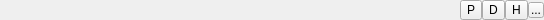
<?xml version="1.0" encoding="UTF-8"?>
<ui version="4.0">
 <class>FloatingWidgetToolBar</class>
 <widget class="QWidget" name="FloatingWidgetToolBar">
  <property name="geometry">
   <rect>
    <x>0</x>
    <y>0</y>
    <width>544</width>
    <height>20</height>
   </rect>
  </property>
  <property name="windowTitle">
   <string>Form</string>
  </property>
  <layout class="QGridLayout" name="gridLayout_2">
   <property name="margin">
    <number>0</number>
   </property>
   <item row="0" column="0">
    <widget class="QFrame" name="frame">
     <property name="sizePolicy">
      <sizepolicy hsizetype="Preferred" vsizetype="Fixed">
       <horstretch>0</horstretch>
       <verstretch>0</verstretch>
      </sizepolicy>
     </property>
     <property name="maximumSize">
      <size>
       <width>16777215</width>
       <height>20</height>
      </size>
     </property>
     <property name="frameShape">
      <enum>QFrame::NoFrame</enum>
     </property>
     <property name="frameShadow">
      <enum>QFrame::Raised</enum>
     </property>
     <property name="midLineWidth">
      <number>0</number>
     </property>
     <layout class="QGridLayout" name="gridLayout">
      <property name="horizontalSpacing">
       <number>0</number>
      </property>
      <property name="margin">
       <number>0</number>
      </property>
      <item row="0" column="0">
       <spacer name="horizontalSpacer_2">
        <property name="orientation">
         <enum>Qt::Horizontal</enum>
        </property>
        <property name="sizeHint" stdset="0">
         <size>
          <width>40</width>
          <height>20</height>
         </size>
        </property>
       </spacer>
      </item>
      <item row="0" column="1">
       <widget class="QToolButton" name="printButton">
        <property name="toolTip">
         <string>Print</string>
        </property>
        <property name="text">
         <string>P</string>
        </property>
       </widget>
      </item>
      <item row="0" column="2">
       <widget class="QToolButton" name="detachButton">
        <property name="toolTip">
         <string>Detach from main window</string>
        </property>
        <property name="text">
         <string>D</string>
        </property>
       </widget>
      </item>
      <item row="0" column="4">
       <widget class="QToolButton" name="closeButton">
        <property name="maximumSize">
         <size>
          <width>16</width>
          <height>16</height>
         </size>
        </property>
        <property name="cursor">
         <cursorShape>ArrowCursor</cursorShape>
        </property>
        <property name="toolTip">
         <string>Close window</string>
        </property>
        <property name="text">
         <string>...</string>
        </property>
        <property name="icon">
         <iconset resource="application.qrc">
          <normaloff>:/graphic-resources/filter-remove.png</normaloff>:/graphic-resources/filter-remove.png</iconset>
        </property>
       </widget>
      </item>
      <item row="0" column="3">
       <widget class="QToolButton" name="hideButton">
        <property name="toolTip">
         <string>Hide window</string>
        </property>
        <property name="text">
         <string>H</string>
        </property>
       </widget>
      </item>
     </layout>
    </widget>
   </item>
  </layout>
 </widget>
 <resources>
  <include location="application.qrc"/>
 </resources>
 <connections/>
</ui>
